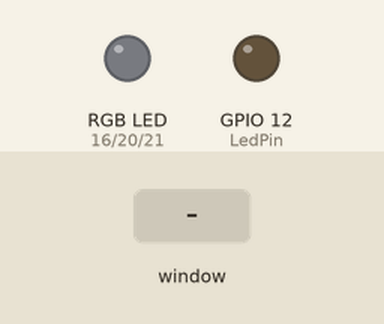
Bench run of a program on a simulated Raspberry Pi (BCM pin numbers). Shown: an RGB LED mixed from three pins (HIGH = lit), output pins drawn as LEDs (lit = HIGH). The test bench sets the inputs (shaded band). The desktop window is not drawn, its controls go by their first labels and the mouse button is held 0.15 s; what the program prints to the terminal is not drawn.

Above: at 1.2 s.
1.3 s: control labelled "ON" in the window clicked
At 2.5 s:
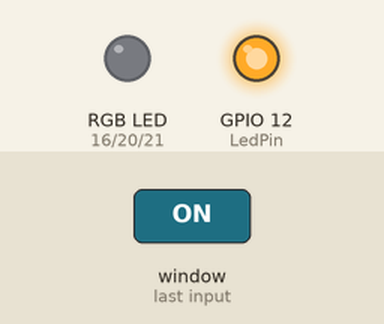
2.8 s: control labelled "Red" in the window clicked
At 3.8 s:
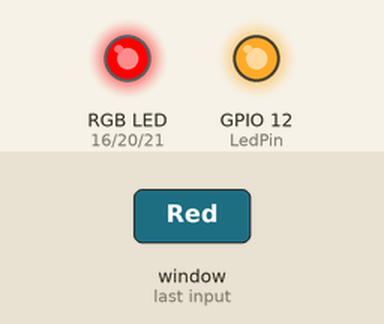
4.3 s: control labelled "OFF" in the window clicked
At 4.9 s:
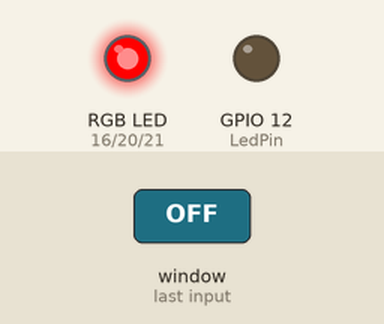
5.8 s: control labelled "Green" in the window clicked
At 6.1 s:
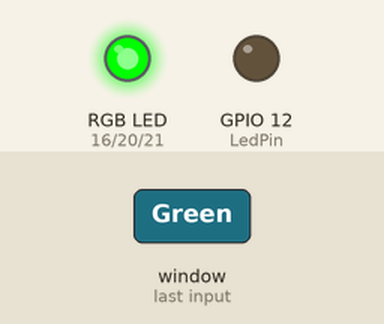
7.3 s: control labelled "Blue" in the window clicked
At 8.4 s:
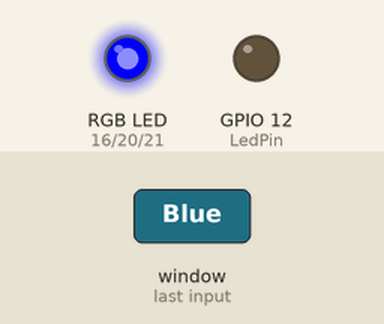
8.8 s: control labelled "ON" in the window clicked
At 9.6 s:
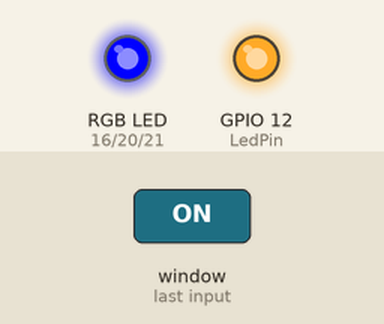
Timing chart, 0 to 11.3 s (numbered marks = the images above; inputs shaded):
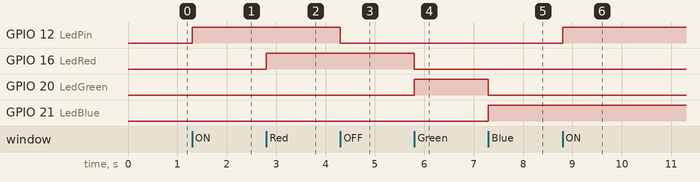

Measured:
- after the input at 1.3 s, GPIO 12 (LedPin): LOW → HIGH at once
- after the input at 2.8 s, GPIO 16 (LedRed): LOW → HIGH at once
- after the input at 4.3 s, GPIO 12 (LedPin): HIGH → LOW at once
- after the input at 5.8 s, GPIO 16 (LedRed): HIGH → LOW at once; GPIO 20 (LedGreen): LOW → HIGH at once
- after the input at 7.3 s, GPIO 20 (LedGreen): HIGH → LOW at once; GPIO 21 (LedBlue): LOW → HIGH at once
- after the input at 8.8 s, GPIO 12 (LedPin): LOW → HIGH at once

The program:

RGBLed.py
```python
#import tkinter as tk
import RPi.GPIO as IO
from tkinter import *

def formInterface(form):
    'define form interface'

    frame = Frame(form, borderwidth=1, relief=GROOVE)

    label1 = Label(frame, text="Relay 控制:",font=("Helvetica", 20))
    label1.pack(side=LEFT,padx=3,pady=3)

    buttonOn = Button(
        frame,
        text="ON",
        font=("Helvetica", 20),
        bg="GREEN",
        padx=40,
        pady=20,
        command=buttonOn_Click
        )
    buttonOn.pack(side=LEFT, padx=3,pady=3)
    buttonOff = Button(
        frame,
        text="OFF",
        font=("Helvetica", 20),
        bg="RED",
        padx=40,
        pady=20,
        command=buttonOff_Click
        )
    buttonOff.pack(side=LEFT, padx=3,pady=3)

    frame.pack(padx=10,pady=10, fill=X)

    frame2 = Frame(form, borderwidth=1, relief=GROOVE)

    label1 = Label(frame2, text="COLOR LED 控制:",font=("Helvetica", 20))
    label1.pack(side=LEFT,padx=3,pady=3)

    buttonRed = Button(
        frame2,
        text="Red",
        font=("Helvetica", 20),
        bg="Red",
        padx=40,
        pady=20,
        command=buttonRed_Click
        )
    buttonRed.pack(side=LEFT, padx=3,pady=3)
    buttonGreen = Button(
        frame2,
        text="Green",
        font=("Helvetica", 20),
        bg="Green",
        padx=40,
        pady=20,
        command=buttonGreen_Click
        )
    buttonGreen.pack(side=LEFT, padx=3,pady=3)
    buttonBlue = Button(
        frame2,
        text="Blue",
        font=("Helvetica", 20),
        bg="Blue",
        padx=40,
        pady=20,
        command=buttonBlue_Click
        )
    buttonBlue.pack(side=LEFT, padx=3,pady=3)

    frame2.pack(padx=10,pady=10, fill=X)

def buttonOn_Click():
    print("ON 按下了")
    IO.output(LedPin,1)

def buttonOff_Click():
    print("OFF 按下了")
    IO.output(LedPin,0)

def buttonRed_Click():
    print("Red按下了")
    IO.output(LedRed,1)
    IO.output(LedGreen,0)
    IO.output(LedBlue,0)

def buttonGreen_Click():
    print("Green 按下了")
    IO.output(LedRed,0)
    IO.output(LedGreen,1)
    IO.output(LedBlue,0)

def buttonBlue_Click():
    print("Blue 按下了")
    IO.output(LedRed,0)
    IO.output(LedGreen,0)
    IO.output(LedBlue,1)

LedPin = 12
LedRed = 16
LedGreen = 20
LedBlue = 21
IO.setwarnings(False)
IO.setmode(IO.BCM)
IO.setup(LedPin,IO.OUT)
IO.setup(LedRed,IO.OUT)
IO.setup(LedGreen,IO.OUT)
IO.setup(LedBlue,IO.OUT)

if __name__ == '__main__':
    form = Tk()
    form.title('LED control')
    form.geometry("800x600")
    form.option_add("*Button.Background","#004A9B")
    form.option_add("*Button.Foreground","white")
    formInterface(form)
    form.mainloop()
```
